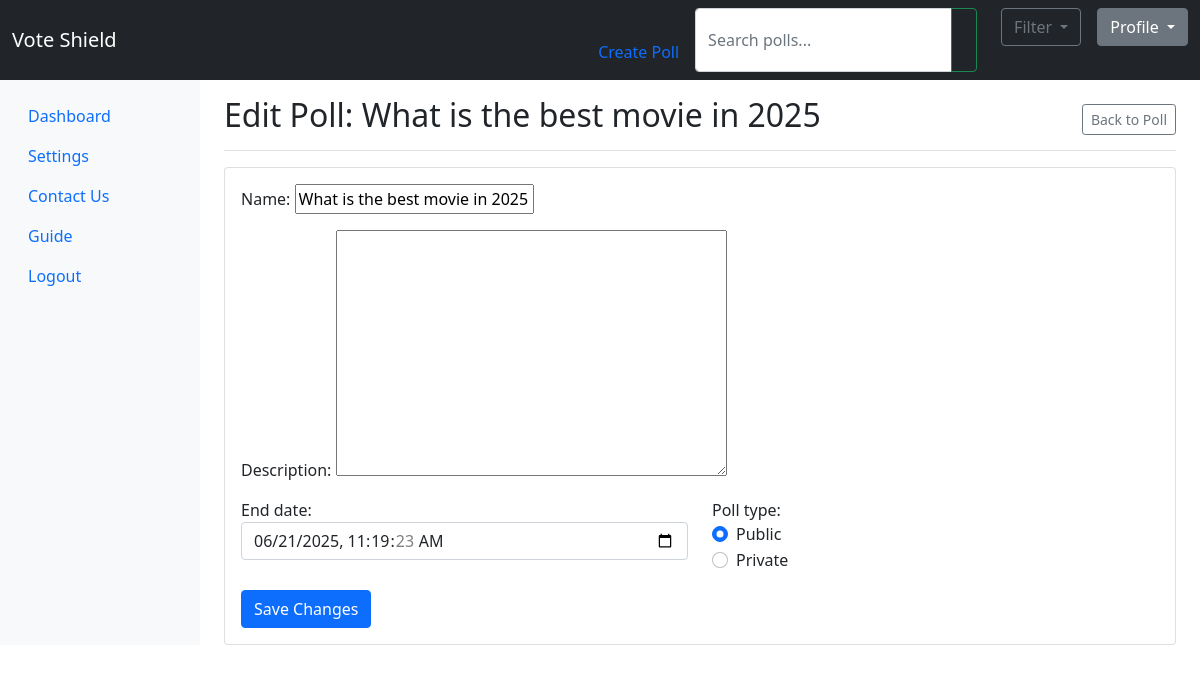
The app's page /edit-poll/4/, older data.
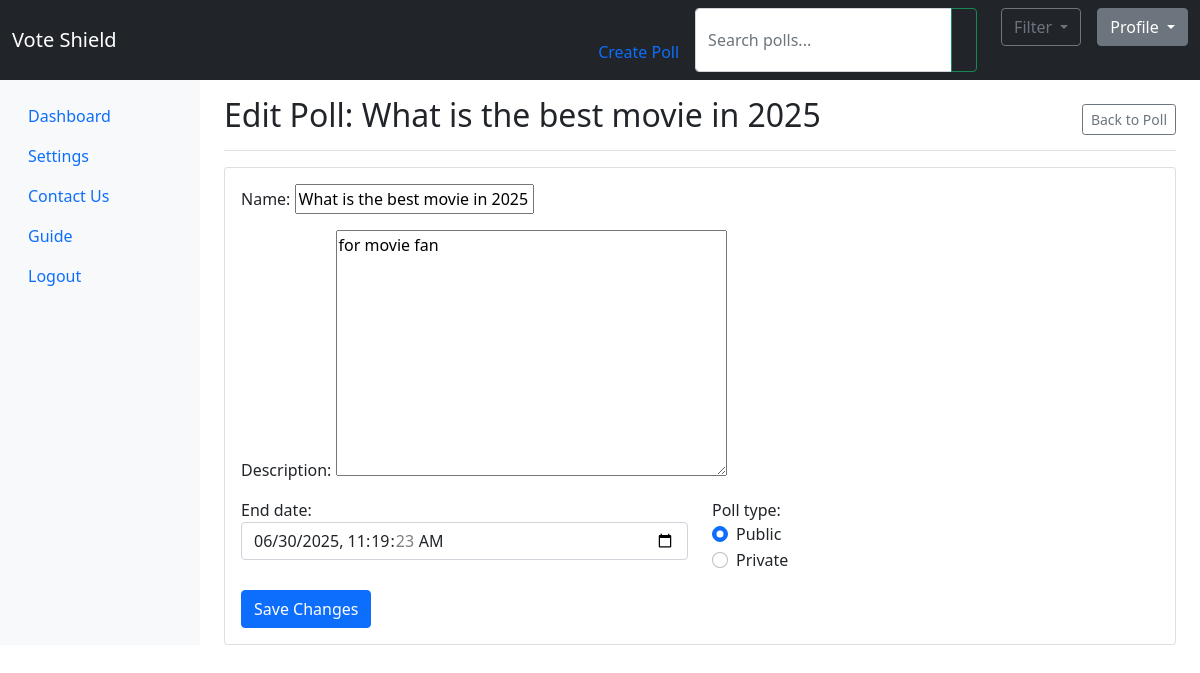
The same page, newer data.
### accounts/models.py (models this page shows, shortened)
class Poll(models.Model):
    POLL_TYPES = (
        ('public', 'Public'),
        ('private', 'Private'),
    )
    admin = models.ForeignKey(Admin, on_delete=models.CASCADE)
    name = models.CharField(max_length=255)
    start_date = models.DateTimeField(default=timezone.now)
    end_date = models.DateTimeField(default=timezone.now)
    poll_type = models.CharField(max_length=10, choices=POLL_TYPES)
    description = models.TextField(blank=True, null=True) #Update the Poll model for search bar

### accounts/views.py (the view)
# urls.py: path('edit-poll/<int:poll_id>/', views.edit_poll, name='edit_poll'),
def edit_poll(request, poll_id):
    poll = get_object_or_404(Poll, id=poll_id)
    if request.method == 'POST':
        form = PollEditForm(request.POST, instance=poll)
        if form.is_valid():
            form.save()
            messages.success(request, 'Poll updated successfully!')
            return redirect('poll_details', poll_id=poll.id)
    else:
        form = PollEditForm(instance=poll)
    return render(request, 'accounts/edit_poll.html', {
        'form': form,
        'poll': poll,
    })

### accounts/forms.py
class PollEditForm(forms.ModelForm):
    class Meta:
        model = Poll
        fields = ['name', 'description', 'end_date', 'poll_type']
        widgets = {
            'end_date': forms.DateTimeInput(attrs={
                'class': 'form-control',
                'type': 'datetime-local'
            }),
        }

### accounts/templates/accounts/edit_poll.html (shortened to what this page needs)
{% extends 'accounts/base.html' %}
{% block content %}
<div class="d-flex justify-content-between flex-wrap flex-md-nowrap align-items-center pt-3 pb-2 mb-3 border-bottom">
    <h1 class="h2">Edit Poll: {{ poll.name }}</h1>
    <div class="btn-toolbar mb-2 mb-md-0">
        <a href="{% url 'poll_details' poll.id %}" class="btn btn-sm btn-outline-secondary">
            Back to Poll
        </a>
    </div>
</div>
<div class="card">
    <div class="card-body">
        <form method="post">
            <div class="mb-3">
                {{ form.name.label_tag }}
                {{ form.name }}
            </div>
            <div class="mb-3">
                {{ form.description.label_tag }}
                {{ form.description }}
            </div>
            <div class="row mb-3">
                <div class="col-md-6">
                    {{ form.end_date.label_tag }}
                    {{ form.end_date }}
                </div>
                <div class="col-md-6">
                    {{ form.poll_type.label_tag }}
                    <div class="form-check">
                        <input class="form-check-input" type="radio" name="poll_type" id="poll_type_public" value="public" {% if form.poll_type.value == 'public' %}checked{% endif %}>
                        <label class="form-check-label" for="poll_type_public">Public</label>
                    </div>
                    <div class="form-check">
                        <input class="form-check-input" type="radio" name="poll_type" id="poll_type_private" value="private" {% if form.poll_type.value == 'private' %}checked{% endif %}>
                        <label class="form-check-label" for="poll_type_private">Private</label>
                    </div>
                </div>
            </div>
            <button type="submit" class="btn btn-primary">Save Changes</button>
        </form>
    </div>
</div>
{% endblock %}

Row changes from the older to the newer data that the page shows:
changed Poll "☑ Public": description (not shown) → "for movie fan"; end_date "06/21/2025 11:19:23" → "06/30/2025 11:19:23"
